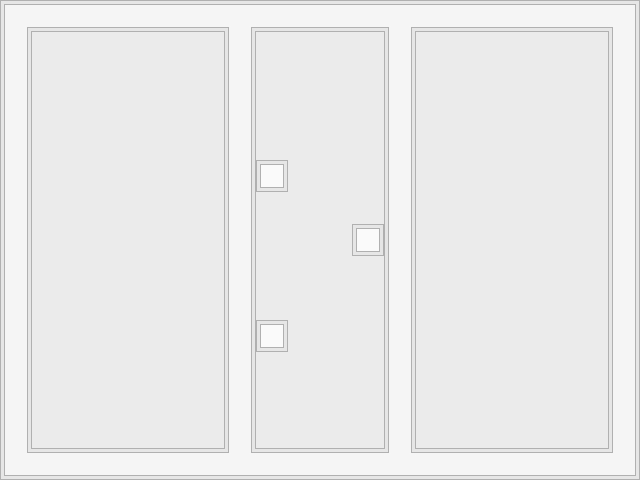

A 2D game scene composited from a Tiled map and its tileset images. What follows is a short description and the map's XML, with each tile layer's data collapsed to a summary:
An orthogonal 20x15 tile map with 32x32 px tiles, 2 tile layers (layer, collision) and 4 objects (3x enemy, player).

<map version="1.0" orientation="orthogonal" width="20" height="15" tilewidth="32" tileheight="32" backgroundcolor="#ebebeb">
 <properties>
  <property name="name" value="trio" />
 </properties>
 <tileset firstgid="1" name="tileset" tilewidth="32" tileheight="32">
  <image source="../graphics/tileset.png" width="128" height="96" />
 </tileset>
 <layer name="layer" width="20" height="15">
  <data>[300 cells, 95 non-empty, 9 distinct tile ids]</data>
 </layer>
 <layer name="collision" width="20" height="15" opacity="0.51">
  <data>[300 cells, 95 non-empty, 1 distinct tile ids]</data>
 </layer>
 <objectgroup name="objects" width="20" height="15">
  <object name="enemy" type="enemy" x="268" y="47" width="32" height="32" />
  <object name="enemy" type="enemy" x="305" y="78" width="34" height="33" />
  <object name="enemy" type="enemy" x="342" y="46" width="32" height="32" />
  <object name="start" type="player" x="303" y="410" width="34" height="33" />
 </objectgroup>
</map>
